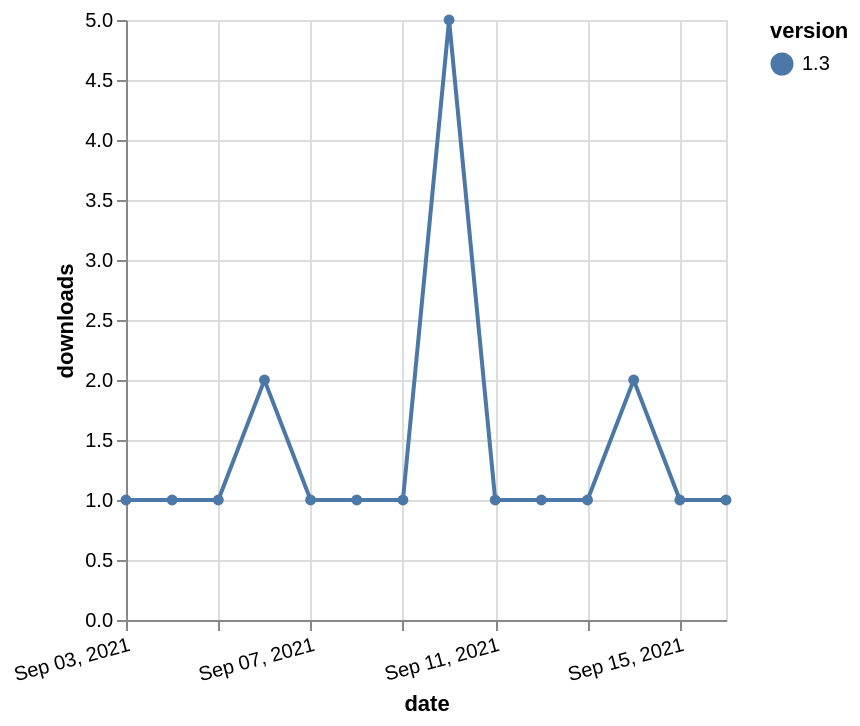

The specification (Vega-Lite) saved for this image:
### Vega-Lite specification from a JSON file in a GitHub repository (floating-point values rounded to 4 significant figures)
{"$schema": "https://vega.github.io/schema/vega-lite/v5.json", "description": "A simple bar chart with embedded data.", "data": {"values": [{"date": "2021-09-03", "total": 305, "delta": 1, "version": "1.3"}, {"date": "2021-09-04", "total": 306, "delta": 1, "version": "1.3"}, {"date": "2021-09-05", "total": 307, "delta": 1, "version": "1.3"}, {"date": "2021-09-06", "total": 309, "delta": 2, "version": "1.3"}, {"date": "2021-09-07", "total": 310, "delta": 1, "version": "1.3"}, {"date": "2021-09-08", "total": 311, "delta": 1, "version": "1.3"}, {"date": "2021-09-09", "total": 312, "delta": 1, "version": "1.3"}, {"date": "2021-09-10", "total": 317, "delta": 5, "version": "1.3"}, {"date": "2021-09-11", "total": 318, "delta": 1, "version": "1.3"}, {"date": "2021-09-12", "total": 319, "delta": 1, "version": "1.3"}, {"date": "2021-09-13", "total": 320, "delta": 1, "version": "1.3"}, {"date": "2021-09-14", "total": 322, "delta": 2, "version": "1.3"}, {"date": "2021-09-15", "total": 323, "delta": 1, "version": "1.3"}, {"date": "2021-09-16", "total": 324, "delta": 1, "version": "1.3"}]}, "width": "container", "mark": {"type": "line", "point": {"filled": true}}, "encoding": {"x": {"field": "date", "type": "temporal", "timeUnit": "yearmonthdate", "title": "date", "axis": {"labelAngle": -15}}, "y": {"field": "delta", "type": "quantitative", "title": "downloads"}, "color": {"field": "version", "type": "nominal"}, "tooltip": {"field": "delta"}}}
